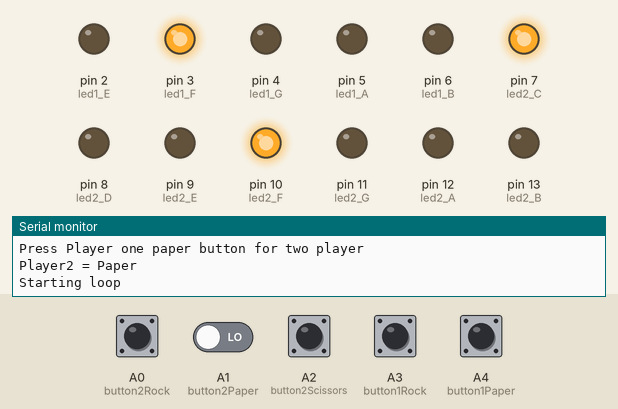
This sketch was run on a simulated Arduino Uno, built with avr-gcc and run on an emulated ATmega328P. On the bench: output pins drawn as LEDs (lit = HIGH), the last lines printed to the serial monitor. The inputs (shaded band) are chosen by the test bench; at power-on: A3 (button1Rock) HIGH, A0 (button2Rock), A1 (button2Paper), A2 (button2Scissors), A4 (button1Paper) LOW. Random numbers use the default seed unless the sketch sets one; pins used as bus, display or sensor lines are not drawn.

Above: at 2.7 s.
2.8 s: A0 (button2Rock) pulled HIGH for 3 s
At 5.9 s:
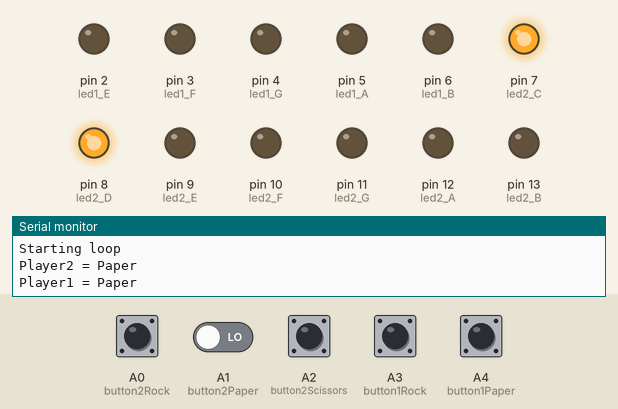
At 7.8 s:
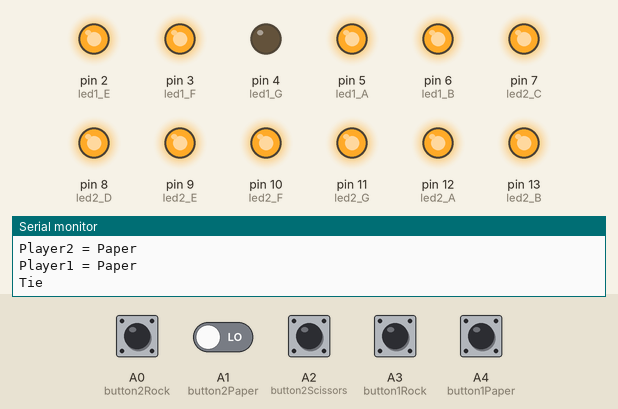
10.5 s: A0 (button2Rock) driven HIGH and A1 (button2Paper) driven HIGH
At 18.2 s:
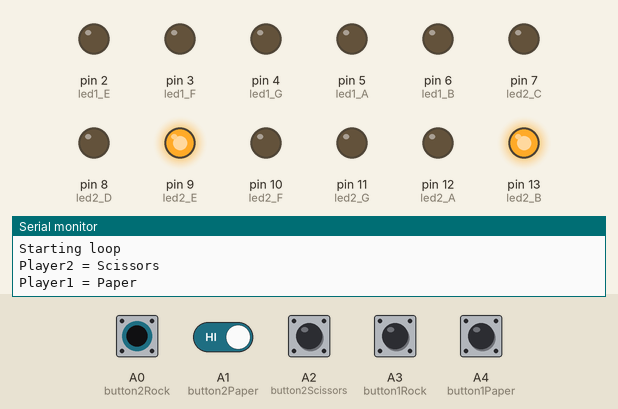
24.0 s: A0 (button2Rock) driven LOW
35.5 s: A0 (button2Rock) driven HIGH
At 41.9 s:
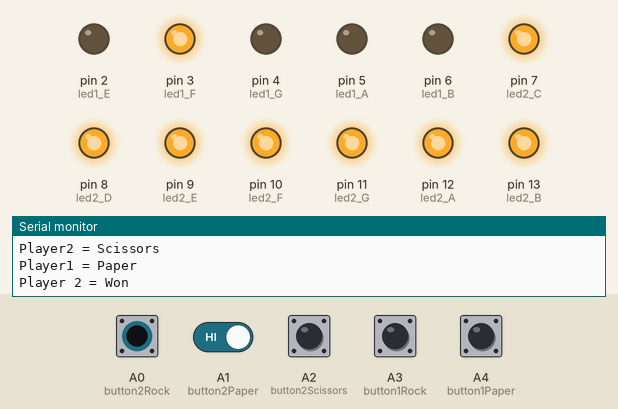
43.2 s: A1 (button2Paper) driven LOW
50.9 s: A3 (button1Rock) pulled LOW for 3 s
Timing chart, 0 to 59.6 s (numbered marks = the images above; inputs shaded):
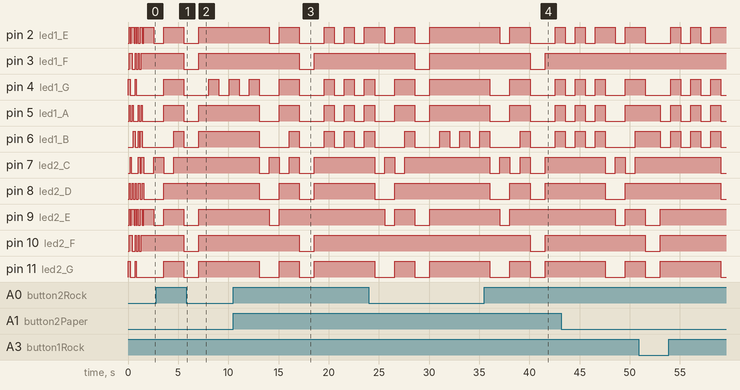

The sketch:

seven-segment_display_rps.ino
```cpp
/*
Module 2 : 7 Segment LED
 This code was adapted from original made by Riley Porter

 Changes:
  > Made some modifications for a common-anode 7 segment (as used on this workshop).
  > Changed #define to const due to error/fail on galileo.
  > Cleaned up typo on some code
*/

//Define Output pins A-G for 1st 7 Segment
const int led1_A = 5;
const int led1_B = 6;
const int led1_C = 0;
const int led1_D = 1;
const int led1_E = 2;
const int led1_F = 3;
const int led1_G = 4;

//Define Output pins A-G for 2nd 7 Segment
const int led2_A = 12;
const int led2_B = 13;
const int led2_C = 7;
const int led2_D = 8;
const int led2_E = 9;
const int led2_F = 10;
const int led2_G = 11;

//Define Input pins for 1st Player
int button1Rock = A3;
int button1Paper = A4;
int button1Scissors = A5;

//Define Input pins for 2nd Player
int button2Rock = A0;
int button2Paper = A1;
int button2Scissors = A2;

//Define some other stuff.
long randNumber = 0;
int player1 = 0;
int player2 = 0;
int computerScore = 0;
int playerScore = 0;
int computerThrow = 0;
int playerThrow = 0;

void clr1()
{
  //Clears the 1st LED
  digitalWrite(led1_A, HIGH);
  digitalWrite(led1_B, HIGH);
  digitalWrite(led1_C, HIGH);
  digitalWrite(led1_D, HIGH);
  digitalWrite(led1_E, HIGH);
  digitalWrite(led1_F, HIGH);
  digitalWrite(led1_G, HIGH);
  //Serial.println("clear 1st 7 Segment\n");
}

void clr2()
{
  //Clears the 2nd LED
  digitalWrite(led2_A, HIGH);
  digitalWrite(led2_B, HIGH);
  digitalWrite(led2_C, HIGH);
  digitalWrite(led2_D, HIGH);
  digitalWrite(led2_E, HIGH);
  digitalWrite(led2_F, HIGH);
  digitalWrite(led2_G, HIGH);
  //Serial.println("clear 2nd 7 Segment\n");
}

void char_A1()
{
  //Displays A on 1st 7 Segment
  digitalWrite(led1_D, HIGH);
  digitalWrite(led1_E, LOW);
  digitalWrite(led1_F, LOW);
  digitalWrite(led1_G, LOW);
  digitalWrite(led1_A, LOW);
  digitalWrite(led1_B, LOW);
  digitalWrite(led1_C, LOW);
  //Serial.println("A on 1st 7 Segment\n");
}

void char_A2()
{
  //Displays A on 2nd 7 Segment
  digitalWrite(led2_D, HIGH);
  digitalWrite(led2_E, LOW);
  digitalWrite(led2_F, LOW);
  digitalWrite(led2_G, LOW);
  digitalWrite(led2_A, LOW);
  digitalWrite(led2_B, LOW);
  digitalWrite(led2_C, LOW);
  //Serial.println("A on 2nd 7 Segment\n");
}

void char_B1()
{
  //Displays B on 1st 7 Segment
  digitalWrite(led1_D, LOW);
  digitalWrite(led1_E, LOW);
  digitalWrite(led1_F, LOW);
  digitalWrite(led1_G, LOW);
  digitalWrite(led1_A, HIGH);
  digitalWrite(led1_B, HIGH);
  digitalWrite(led1_C, LOW);
  //Serial.println("B on 1st 7 Segment\n");
}

void char_B2()
{
  //Displays B on 2nd 7 Segment
  digitalWrite(led2_D, LOW);
  digitalWrite(led2_E, LOW);
  digitalWrite(led2_F, LOW);
  digitalWrite(led2_G, LOW);
  digitalWrite(led2_A, HIGH);
  digitalWrite(led2_B, HIGH);
  digitalWrite(led2_C, LOW);
  //Serial.println("B on 2nd 7 Segment\n");
}

void char_C1()
{
  //Displays C on 1st 7 Segment
  digitalWrite(led1_D, LOW);
  digitalWrite(led1_E, LOW);
  digitalWrite(led1_F, LOW);
  digitalWrite(led1_G, HIGH);
  digitalWrite(led1_A, LOW);
  digitalWrite(led1_B, HIGH);
  digitalWrite(led1_C, HIGH);
  //Serial.println("C on 1st 7 Segment\n");
}

void char_C2()
{
  //Displays C on 2nd 7 Segment
  digitalWrite(led2_D, LOW);
  digitalWrite(led2_E, LOW);
  digitalWrite(led2_F, LOW);
  digitalWrite(led2_G, HIGH);
  digitalWrite(led2_A, LOW);
  digitalWrite(led2_B, HIGH);
  digitalWrite(led2_C, HIGH);
  //Serial.println("C on 2nd 7 Segment\n");
}

void char_D1()
{
  //Displays D on 1st 7 Segment
  digitalWrite(led1_D, LOW);
  digitalWrite(led1_E, LOW);
  digitalWrite(led1_F, HIGH);
  digitalWrite(led1_G, LOW);
  digitalWrite(led1_A, HIGH);
  digitalWrite(led1_B, LOW);
  digitalWrite(led1_C, LOW);
  //Serial.println("D on 1st 7 Segment\n");
}

void char_D2()
{
  //Displays D on 2nd 7 Segment
  digitalWrite(led2_D, LOW);
  digitalWrite(led2_E, LOW);
  digitalWrite(led2_F, HIGH);
  digitalWrite(led2_G, LOW);
  digitalWrite(led2_A, HIGH);
  digitalWrite(led2_B, LOW);
  digitalWrite(led2_C, LOW);
  //Serial.println("D on 2nd 7 Segment\n");
}

void char_E1()
{
  //Displays E on 1st 7 Segment
  digitalWrite(led1_D, LOW);
  digitalWrite(led1_E, LOW);
  digitalWrite(led1_F, LOW);
  digitalWrite(led1_G, LOW);
  digitalWrite(led1_A, LOW);
  digitalWrite(led1_B, HIGH);
  digitalWrite(led1_C, HIGH);
  //Serial.println("E on 1st 7 Segment\n");
}

void char_E2()
{
  //Displays E on 2nd 7 Segment
  digitalWrite(led2_D, LOW);
  digitalWrite(led2_E, LOW);
  digitalWrite(led2_F, LOW);
  digitalWrite(led2_G, LOW);
  digitalWrite(led2_A, LOW);
  digitalWrite(led2_B, HIGH);
  digitalWrite(led2_C, HIGH);
  //Serial.println("E on 2nd 7 Segment\n");
}

void char_F1()
{
  //Displays F on 1st 7 Segment
  digitalWrite(led1_D, HIGH);
  digitalWrite(led1_E, LOW);
  digitalWrite(led1_F, LOW);
  digitalWrite(led1_G, LOW);
  digitalWrite(led1_A, LOW);
  digitalWrite(led1_B, HIGH);
  digitalWrite(led1_C, HIGH);
  //Serial.println("F on 1st 7 Segment\n");
}

void char_F2()
{
  //Displays F on 2nd 7 Segment
  digitalWrite(led2_D, HIGH);
  digitalWrite(led2_E, LOW);
  digitalWrite(led2_F, LOW);
  digitalWrite(led2_G, LOW);
  digitalWrite(led2_A, LOW);
  digitalWrite(led2_B, HIGH);
  digitalWrite(led2_C, HIGH);
  //Serial.println("F on 2nd 7 Segment\n");
}

void one1()
{
  //Displays 1 on 1st 7 Segment
  digitalWrite(led1_D, HIGH);
  digitalWrite(led1_E, HIGH);
  digitalWrite(led1_F, HIGH);
  digitalWrite(led1_G, HIGH);
  digitalWrite(led1_A, HIGH);
  digitalWrite(led1_B, LOW);
  digitalWrite(led1_C, LOW);
  //Serial.println("1 on 1st 7 Segment\n");
}

void one2()
{
  //Displays 1 on 2nd 7 Segment
  digitalWrite(led2_D, HIGH);
  digitalWrite(led2_E, HIGH);
  digitalWrite(led2_F, HIGH);
  digitalWrite(led2_G, HIGH);
  digitalWrite(led2_A, HIGH);
  digitalWrite(led2_B, LOW);
  digitalWrite(led2_C, LOW);
  //Serial.println("1 on 2nd 7 Segment\n");
}

void two1()
{
  //Displays 2 on 1st 7 Segment
  digitalWrite(led1_D, LOW);
  digitalWrite(led1_E, LOW);
  digitalWrite(led1_F, HIGH);
  digitalWrite(led1_G, LOW);
  digitalWrite(led1_A, LOW);
  digitalWrite(led1_B, LOW);
  digitalWrite(led1_C, HIGH);
  //Serial.println("2 on 1st 7 Segment\n");
}

void two2()
{
  //Displays 2 on 2nd 7 Segment
  digitalWrite(led2_D, LOW);
  digitalWrite(led2_E, LOW);
  digitalWrite(led2_F, HIGH);
  digitalWrite(led2_G, LOW);
  digitalWrite(led2_A, LOW);
  digitalWrite(led2_B, LOW);
  digitalWrite(led2_C, HIGH);
  //Serial.println("2 on 2nd 7 Segment\n");
}

void three1()
{
  //Displays 3 on 1st 7 Segment
  digitalWrite(led1_D, LOW);
  digitalWrite(led1_E, HIGH);
  digitalWrite(led1_F, HIGH);
  digitalWrite(led1_G, LOW);
  digitalWrite(led1_A, LOW);
  digitalWrite(led1_B, LOW);
  digitalWrite(led1_C, LOW);
  //Serial.println("3 on 1st 7 Segment\n");
}

void three2()
{
  //Displays 3 on 2nd 7 Segment
  digitalWrite(led2_D, LOW);
  digitalWrite(led2_E, HIGH);
  digitalWrite(led2_F, HIGH);
  digitalWrite(led2_G, LOW);
  digitalWrite(led2_A, LOW);
  digitalWrite(led2_B, LOW);
  digitalWrite(led2_C, LOW);
  //Serial.println("3 on 2nd 7 Segment\n");
}

void four1()
{
  //Displays 4 on 1st 7 Segment
  digitalWrite(led1_D, HIGH);
  digitalWrite(led1_E, HIGH);
  digitalWrite(led1_F, LOW);
  digitalWrite(led1_G, LOW);
  digitalWrite(led1_A, HIGH);
  digitalWrite(led1_B, LOW);
  digitalWrite(led1_C, LOW);
  //Serial.println("4 on 1st 7 Segment\n");
}

void four2()
{
  //Displays 4 on 2nd 7 Segment
  digitalWrite(led2_D, HIGH);
  digitalWrite(led2_E, HIGH);
  digitalWrite(led2_F, LOW);
  digitalWrite(led2_G, LOW);
  digitalWrite(led2_A, HIGH);
  digitalWrite(led2_B, LOW);
  digitalWrite(led2_C, LOW);
  //Serial.println("4 on 2nd 7 Segment\n");
}

void five1()
{
  //Displays 5 on 1st 7 Segment
  digitalWrite(led1_D, LOW);
  digitalWrite(led1_E, HIGH);
  digitalWrite(led1_F, LOW);
  digitalWrite(led1_G, LOW);
  digitalWrite(led1_A, LOW);
  digitalWrite(led1_B, HIGH);
  digitalWrite(led1_C, LOW);
  //Serial.println("5 on 1st 7 Segment\n");
}

void five2()
{
  //Displays 5 on 2nd 7 Segment
  digitalWrite(led2_D, LOW);
  digitalWrite(led2_E, HIGH);
  digitalWrite(led2_F, LOW);
  digitalWrite(led2_G, LOW);
  digitalWrite(led2_A, LOW);
  digitalWrite(led2_B, HIGH);
  digitalWrite(led2_C, LOW);
  //Serial.println("5 on 2nd 7 Segment\n");
}

void six1()
{
  //Displays 6 on 1st 7 Segment
  digitalWrite(led1_D, LOW);
  digitalWrite(led1_E, LOW);
  digitalWrite(led1_F, LOW);
  digitalWrite(led1_G, LOW);
  digitalWrite(led1_A, LOW);
  digitalWrite(led1_B, HIGH);
  digitalWrite(led1_C, LOW);
  //Serial.println("6 on 1st 7 Segment\n");
}

void six2()
{
  //Displays 6 on 2nd 7 Segment
  digitalWrite(led2_D, LOW);
  digitalWrite(led2_E, LOW);
  digitalWrite(led2_F, LOW);
  digitalWrite(led2_G, LOW);
  digitalWrite(led2_A, LOW);
  digitalWrite(led2_B, HIGH);
  digitalWrite(led2_C, LOW);
  //Serial.println("6 on 2nd 7 Segment\n");
}

void seven1()
{
  //Displays 7 on 1st 7 Segment
  digitalWrite(led1_D, HIGH);
  digitalWrite(led1_E, HIGH);
  digitalWrite(led1_F, HIGH);
  digitalWrite(led1_G, HIGH);
  digitalWrite(led1_A, LOW);
  digitalWrite(led1_B, LOW);
  digitalWrite(led1_C, LOW);
  //Serial.println("7 on 1st 7 Segment\n");
}

void seven2()
{
  //Displays 7 on 2nd 7 Segment
  digitalWrite(led2_D, HIGH);
  digitalWrite(led2_E, HIGH);
  digitalWrite(led2_F, HIGH);
  digitalWrite(led2_G, HIGH);
  digitalWrite(led2_A, LOW);
  digitalWrite(led2_B, LOW);
  digitalWrite(led2_C, LOW);
  //Serial.println("7 on 2nd 7 Segment\n");
}

void eight1()
{
  //Displays 8 on 1st 7 Segment
  digitalWrite(led1_D, LOW);
  digitalWrite(led1_E, LOW);
  digitalWrite(led1_F, LOW);
  digitalWrite(led1_G, LOW);
  digitalWrite(led1_A, LOW);
  digitalWrite(led1_B, LOW);
  digitalWrite(led1_C, LOW);
  //Serial.println("8 on 1st 7 Segment\n");
}

void eight2()
{
  //Displays 8 on 2nd 7 Segment
  digitalWrite(led2_D, LOW);
  digitalWrite(led2_E, LOW);
  digitalWrite(led2_F, LOW);
  digitalWrite(led2_G, LOW);
  digitalWrite(led2_A, LOW);
  digitalWrite(led2_B, LOW);
  digitalWrite(led2_C, LOW);
  //Serial.println("8 on 2nd 7 Segment\n");
}

void nine1()
{
  //Displays 9 on 1st 7 Segment
  digitalWrite(led1_D, LOW);
  digitalWrite(led1_E, HIGH);
  digitalWrite(led1_F, LOW);
  digitalWrite(led1_G, LOW);
  digitalWrite(led1_A, LOW);
  digitalWrite(led1_B, LOW);
  digitalWrite(led1_C, LOW);
  //Serial.println("9 on 1st 7 Segment\n");
}

void nine2()
{
  //Displays 9 on 2nd 7 Segment
  digitalWrite(led2_D, LOW);
  digitalWrite(led2_E, HIGH);
  digitalWrite(led2_F, LOW);
  digitalWrite(led2_G, LOW);
  digitalWrite(led2_A, LOW);
  digitalWrite(led2_B, LOW);
  digitalWrite(led2_C, LOW);
  //Serial.println("9 on 2nd 7 Segment\n");
}

void zero1()
{
  //Displays 0 on 1st 7 Segment
  digitalWrite(led1_D, LOW);
  digitalWrite(led1_E, LOW);
  digitalWrite(led1_F, LOW);
  digitalWrite(led1_G, HIGH);
  digitalWrite(led1_A, LOW);
  digitalWrite(led1_B, LOW);
  digitalWrite(led1_C, LOW);
  //Serial.println("0 on 1st 7 Segment\n");
}

void zero2()
{
  //Displays 0 on 2nd 7 Segment
  digitalWrite(led2_D, LOW);
  digitalWrite(led2_E, LOW);
  digitalWrite(led2_F, LOW);
  digitalWrite(led2_G, HIGH);
  digitalWrite(led2_A, LOW);
  digitalWrite(led2_B, LOW);
  digitalWrite(led2_C, LOW);
  //Serial.println("0 on 2nd 7 Segment\n");
}

void dash1()
{
  //Displays - on the 1st LED
  digitalWrite(led1_D, HIGH);
  digitalWrite(led1_E, HIGH);
  digitalWrite(led1_F, HIGH);
  digitalWrite(led1_G, LOW);
  digitalWrite(led1_A, HIGH);
  digitalWrite(led1_B, HIGH);
  digitalWrite(led1_C, HIGH);
  //Serial.println("- on 1st 7 Segment\n");
}

void dash2()
{
  //Displays - on the 2nd LED
  digitalWrite(led2_D, HIGH);
  digitalWrite(led2_E, HIGH);
  digitalWrite(led2_F, HIGH);
  digitalWrite(led2_G, LOW);
  digitalWrite(led2_A, HIGH);
  digitalWrite(led2_B, HIGH);
  digitalWrite(led2_C, HIGH);
  //Serial.println("- on 2nd 7 Segment\n");
}

void rock1()
{
  //Displays r on the 1st LED
  digitalWrite(led1_D, HIGH);
  digitalWrite(led1_E, LOW);
  digitalWrite(led1_F, HIGH);
  digitalWrite(led1_G, LOW);
  digitalWrite(led1_A, HIGH);
  digitalWrite(led1_B, HIGH);
  digitalWrite(led1_C, HIGH);
  //Serial.println("r on 1st 7 Segment\n");
}

void rock2()
{
  //Displays r on the 2nd LED
  digitalWrite(led2_D, HIGH);
  digitalWrite(led2_E, LOW);
  digitalWrite(led2_F, HIGH);
  digitalWrite(led2_G, LOW);
  digitalWrite(led2_A, HIGH);
  digitalWrite(led2_B, HIGH);
  digitalWrite(led2_C, HIGH);
  //Serial.println("r on 2nd 7 Segment\n");
}

void paper1()
{
  //Displays P on the 1st LED
  digitalWrite(led1_D, HIGH);
  digitalWrite(led1_E, LOW);
  digitalWrite(led1_F, LOW);
  digitalWrite(led1_G, LOW);
  digitalWrite(led1_A, LOW);
  digitalWrite(led1_B, LOW);
  digitalWrite(led1_C, HIGH);
  //Serial.println("P on 1st 7 Segment\n");
}

void paper2()
{
  //Displays P on the 2nd LED
  digitalWrite(led2_D, HIGH);
  digitalWrite(led2_E, LOW);
  digitalWrite(led2_F, LOW);
  digitalWrite(led2_G, LOW);
  digitalWrite(led2_A, LOW);
  digitalWrite(led2_B, LOW);
  digitalWrite(led2_C, HIGH);
  //Serial.println("P on 2nd 7 Segment\n");
}

void scissor1()
{
  //Displays S on the 1st LED
  digitalWrite(led1_D, LOW);
  digitalWrite(led1_E, HIGH);
  digitalWrite(led1_F, LOW);
  digitalWrite(led1_G, LOW);
  digitalWrite(led1_A, LOW);
  digitalWrite(led1_B, HIGH);
  digitalWrite(led1_C, LOW);
  //Serial.println("S on 1st 7 Segment\n");
}

void scissor2()
{
  //Displays S on the 2nd LED
  digitalWrite(led2_D, LOW);
  digitalWrite(led2_E, HIGH);
  digitalWrite(led2_F, LOW);
  digitalWrite(led2_G, LOW);
  digitalWrite(led2_A, LOW);
  digitalWrite(led2_B, HIGH);
  digitalWrite(led2_C, LOW);
  //Serial.println("S on 2nd 7 Segment\n");
}

void equal1()
{
  //Displays S on the 1st LED
  digitalWrite(led1_D, LOW);
  digitalWrite(led1_E, HIGH);
  digitalWrite(led1_F, HIGH);
  digitalWrite(led1_G, LOW);
  digitalWrite(led1_A, HIGH);
  digitalWrite(led1_B, HIGH);
  digitalWrite(led1_C, HIGH);
  //Serial.println("= on 1st 7 Segment\n");
}

void equal2()
{
  //Displays S on the 2nd LED
  digitalWrite(led2_D, LOW);
  digitalWrite(led2_E, HIGH);
  digitalWrite(led2_F, HIGH);
  digitalWrite(led2_G, LOW);
  digitalWrite(led2_A, HIGH);
  digitalWrite(led2_B, HIGH);
  digitalWrite(led2_C, HIGH);
  //Serial.println("= on 2nd 7 Segment\n");
}

void question1()
{
  //Displays ? on the 1st LED
  digitalWrite(led1_D, HIGH);
  digitalWrite(led1_E, LOW);
  digitalWrite(led1_F, HIGH);
  digitalWrite(led1_G, LOW);
  digitalWrite(led1_A, LOW);
  digitalWrite(led1_B, LOW);
  digitalWrite(led1_C, HIGH);
  //Serial.println("? on 1st 7 Segment\n");
}

void question2()
{
  //Displays ? on the 2nd LED
  digitalWrite(led2_D, HIGH);
  digitalWrite(led2_E, LOW);
  digitalWrite(led2_F, HIGH);
  digitalWrite(led2_G, LOW);
  digitalWrite(led2_A, LOW);
  digitalWrite(led2_B, LOW);
  digitalWrite(led2_C, HIGH);
  //Serial.println("? on 2nd 7 Segment\n");
}

void Blink_C1()
{
  //Blink C on the 1st LED 3 times
  for(int count = 0; count <3; count++) {
    char_C1();
    delay(1000);
    clr1();
    delay(1000);
  }
}

void Blink_C2()
{
  //Blink C on the 2nd LED 3 times
  for(int count = 0; count <3; count++) {
    char_C2();
    delay(1000);
    clr2();
    delay(1000);
  }
}

void Blink_one1()
{
  //Blink 1 on the 1st LED 3 times
  for(int count = 0; count <3; count++) {
    one1();
    delay(1000);
    clr1();
    delay(1000);
  }
}

void Blink_one2()
{
  //Blink 1 on the 2nd LED 3 times
  for(int count = 0; count <3; count++) {
    one2();
    delay(1000);
    clr2();
    delay(1000);
  }
}

void Blink_two1()
{
  //Blink 2 on the 1st LED 3 times
  for(int count = 0; count <3; count++) {
    two1();
    delay(1000);
    clr1();
    delay(1000);
  }
}

void Blink_two2()
{
  //Blink 2 on the 2nd LED 3 times
  for(int count = 0; count <3; count++) {
    two2();
    delay(1000);
    clr2();
    delay(1000);
  }
}

void Blink_dash1()
{
  //Blink - on the 1st LED 3 times
  for(int count = 0; count <3; count++) {
    dash1();
    delay(1000);
    clr1();
    delay(1000);
  }
}

void Blink_dash2()
{
  //Blink - on the 2nd LED 3 times
  for(int count = 0; count <3; count++) {
    dash2();
    delay(1000);
    clr2();
    delay(1000);
  }
}

void LoopDisplay()
{
  //Loop through all Chars and Numbers
  zero1();
  zero2();
  delay(100);
  one1();
  one2();
  delay(100);
  two1();
  two2();
  delay(100);
  three1();
  three2();
  delay(100);
  four1();
  four2();
  delay(100);
  five1();
  five2();
  delay(100);
  six1();
  six2();
  delay(100);
  seven1();
  seven2();
  delay(100);
  eight1();
  eight2();
  delay(100);
  nine1();
  nine2();
  delay(100);
  rock1();
  rock2();
  delay(100);
  paper1();
  paper2();
  delay(100);
  scissor1();
  scissor2();
  delay(100);
  equal1();
  equal2();
  delay(100);
  question1();
  question2();
  delay(100);
}

void Countdown()
{
  //Loop through 3-2-1
  three1();
  three2();
  delay(1000);
  two1();
  two2();
  delay(1000);
  one1();
  one2();
  delay(1000);
  clr1();
  clr2();
  delay(1000);
}

void setup()
{
  //Setup our pins
  pinMode(led1_A, OUTPUT);
  pinMode(led1_B, OUTPUT);
  pinMode(led1_C, OUTPUT);
  pinMode(led1_D, OUTPUT);
  pinMode(led1_E, OUTPUT);
  pinMode(led1_F, OUTPUT);
  pinMode(led1_G, OUTPUT);
  pinMode(led2_A, OUTPUT);
  pinMode(led2_B, OUTPUT);
  pinMode(led2_C, OUTPUT);
  pinMode(led2_D, OUTPUT);
  pinMode(led2_E, OUTPUT);
  pinMode(led2_F, OUTPUT);
  pinMode(led2_G, OUTPUT);
  pinMode(button1Rock, INPUT);
  pinMode(button1Paper, INPUT);
  pinMode(button1Scissors, INPUT);
  pinMode(button2Rock, INPUT);
  pinMode(button2Paper, INPUT);
  pinMode(button2Scissors, INPUT);
  Serial.begin(9600);  //Begin serial communcation

  randomSeed(100);

  LoopDisplay();
  player1 = 0;
  player2 = 0;
  Serial.println("Press Player one rock button for one player\n");
  Serial.println("Press Player one paper button for two player\n");
  do {
    if (digitalRead(button1Rock) == LOW) {
      Serial.println("one player\n");
      player1 = 1;
    }
    else if (digitalRead(button1Paper) == LOW) {
      Serial.println("Player2 = Paper\n");
      player2 = 1;
    }
  } while ( (player1 == 0) && (player2 ==0) );
}

void loop()
{
  Serial.println("Starting loop\n");
  playerThrow = 0;
  computerThrow = 0;
  Countdown();

  if ( player2 == 1 ) {
    // Set the Player 2's play of Rock, Paper, or Scissors.
    do {
      if (digitalRead(button2Rock) == LOW) {
        Serial.println("Player2 = Rock\n");
        computerThrow = 1;
      }
      else if (digitalRead(button2Paper) == LOW) {
        Serial.println("Player2 = Paper\n");
        computerThrow = 2;
        }
      else if (digitalRead(button2Scissors) == LOW) {
        Serial.println("Player2 = Scissors\n");
        computerThrow = 3;
      }
    } while ( computerThrow == 0 );
  }
  else {
    // Try to pick a random number and decide if the Computer is playing Paper, Rock, or Scissors.
    randNumber = random(300);
    if (randNumber < 100) {
      Serial.println("Computer = Rock\n");
      computerThrow = 1;
    }
    else if (randNumber < 200) {
      Serial.println("Computer = Paper\n");
      computerThrow = 2;
    }
    else {
      Serial.println("Computer = Scissors\n");
      computerThrow = 3;
    }
  }
  do {
    // Set the Player 1's throw of Rock, Paper, or Scissors.
    if (digitalRead(button1Rock) == LOW) {
      Serial.println("Player1 = Rock\n");
      playerThrow = 1;
    }
    else if (digitalRead(button1Paper) == LOW) {
      Serial.println("Player1 = Paper\n");
      playerThrow = 2;
    }
    else if (digitalRead(button1Scissors) == LOW) {
      Serial.println("Player1 = Scissors\n");
      playerThrow = 3;
    }
  } while ( playerThrow == 0);
  if (player2 == 0) {
    //Scrolling Display Player one's throw
    clr2();
    one1();
    delay(1000);
    one2();
    equal1();
    delay(1000);
    equal2();
    if (playerThrow == 1) {
      rock1();
      delay(1000);
      rock2();
    }
    else if (playerThrow == 2) {
      paper1();
      delay(1000);
      paper2();
    }
    else {
      scissor1();
      delay(1000);
      scissor2();
    }
    clr1();
    delay(1000);

    //Scrolling Display Computer/Player two's throw
    clr2();
    char_C1();
    delay(1000);
    char_C2();
    equal1();
    delay(1000);
    equal2();
    if (computerThrow == 1) {
      rock1();
      delay(1000);
      rock2();
    }
    else if (computerThrow == 2) {
      paper1();
      delay(1000);
      paper2();
    }
    else {
      scissor1();
      delay(1000);
      scissor2();
    }
    clr1();
    delay(1000);
    clr2();
  }
  else {
    //Displap Player 1 throw
    if (playerThrow == 1) {
      rock1();
    }
    else if (playerThrow == 2) {
      paper1();
    }
    else {
      scissor1();
    }
    //Display Player 2 throw
    if (computerThrow == 1) {
      rock2();
    }
    else if (computerThrow == 2) {
      paper2();
    }
    else {
      scissor2();
    }
    delay(1500);
    clr2();
  }
  // Decide who won and adjust the score.
  if ((computerThrow == 1 && playerThrow == 2) || (computerThrow == 2 && playerThrow == 3) || (computerThrow == 3 && playerThrow == 1)) {
    //Player won
    Serial.println("Player 1 = Won\n");
    Blink_one1();
    playerScore = playerScore + 1;
  }
  else if ((computerThrow == 1 && playerThrow == 3) || (computerThrow == 2 && playerThrow == 1) || (computerThrow == 3 && playerThrow == 2)) {
    if (player2 == 0) {
      //Compute won
      Serial.println("Computer = Won\n");
      Blink_C1();
    }
    else {
      //Compute won
      Serial.println("Player 2 = Won\n");
      Blink_two1();
    }
    computerScore = computerScore + 1;
  }
  else {
    //Tie
    Serial.println("Tie\n");
    Blink_dash1();
  }
}
```

Measured:
- after the input at 2.8 s, pin 10 (led2_F): HIGH → LOW after 2.8 s, → HIGH 1.5 s later
- after the input at 10.5 s, pin 10 (led2_F): HIGH → LOW after 6.6 s, → HIGH 1.5 s later
- after the input at 35.5 s, pin 10 (led2_F): HIGH → LOW after 4.6 s, → HIGH 1.5 s later
